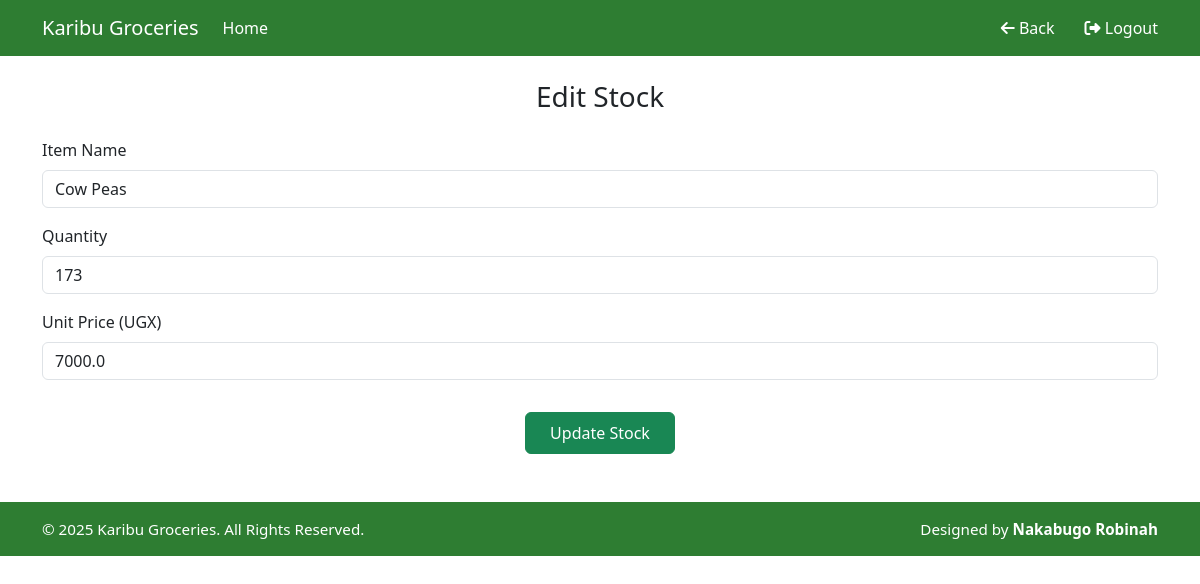
The app's page /edit_stock/5/ (signed in), older data.
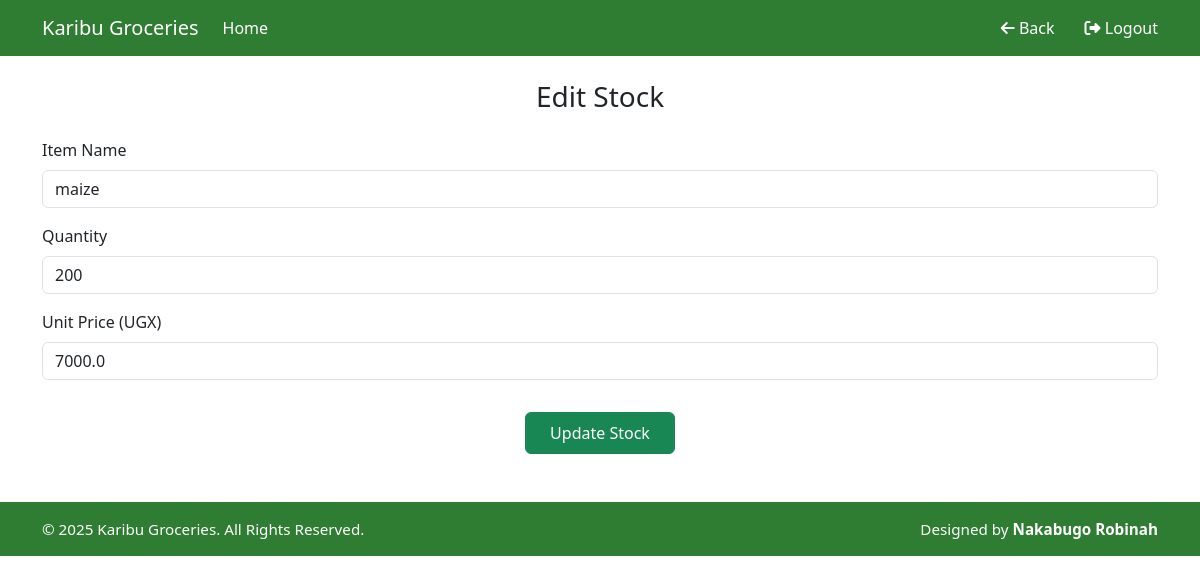
The same page, newer data.
### ledger/models.py (models this page shows, shortened)
class Stock(models.Model):
    category_name = models.ForeignKey(Category, on_delete=models.CASCADE, null=True, blank=True)
    item_name = models.CharField(max_length=10, null=True, blank=False)
    total_quantity = models.IntegerField(default=0, null=True, blank=False)
    issued_quantity = models.IntegerField(default=0, null=True, blank=False)
    received_quantity = models.IntegerField(default=0, null=True, blank=False)
    type_of_stock = models.CharField(max_length=20)
    cost = models.DecimalField(max_digits=10, decimal_places=2, null=True, blank=False)
    supplier_type = models.CharField(
        max_length=20,
        choices=[
            ("individual", "Individual Dealer"),
            ("company", "Company"),
            ("farm", "KGL Farm")
        ]
    )
    date = models.DateField(auto_now_add=True)
    branch = models.CharField(max_length=20, choices=[("Maganjo", "Maganjo"), ("Matugga", "Matugga")])
    unit_price = models.FloatField(blank=True, default=0, null=True)
    unit_cost = models.FloatField(blank=True, default=0, null=True)

### ledger/views.py (the view, shortened to what this page needs)
# urls.py: path('edit_stock/<int:pk>/', views.edit_stock, name='edit_stock'),
@login_required
def edit_stock(request, pk):
    stock = get_object_or_404(Stock, pk=pk)
    return render(request, 'ledger/edit_stock.html', {'stock': stock})

### ledger/models.py (called while the page is built)
    def __str__(self):
        return self.category_name if self.category_name else "unnamed Category"

### ledger/templates/ledger/edit_stock.html (shortened to what this page needs)
{% extends 'base.html' %}
{% load static %}
{% block content %}
    <div class="edit-stock-container">
        <form method="POST">
            <h3 class="text-center mb-4">Edit Stock</h3>
            <div class="mb-3">
                <label for="item_name" class="form-label">Item Name</label>
                <input type="text" name="item_name" class="form-control" value="{{ stock.item_name }}" required>
            </div>
            <div class="mb-3">
                <label for="total_quantity" class="form-label">Quantity</label>
                <input type="number" name="total_quantity" class="form-control" value="{{ stock.total_quantity }}" required>
            </div>
            <div class="mb-3">
                <label for="unit_price" class="form-label">Unit Price (UGX)</label>
                <input type="number" step="0.01" name="unit_price" class="form-control" value="{{ stock.unit_price }}" required>
            </div>
            <div class="text-center">
                <button type="submit" class="btn btn-success px-4 py-2 mt-3">Update Stock</button>
            </div>
        </form>
    </div>
{% endblock %}

Row changes from the older to the newer data that the page shows:
changed Stock: item_name "Cow Peas" → "maize"; total_quantity "173" → "200"
